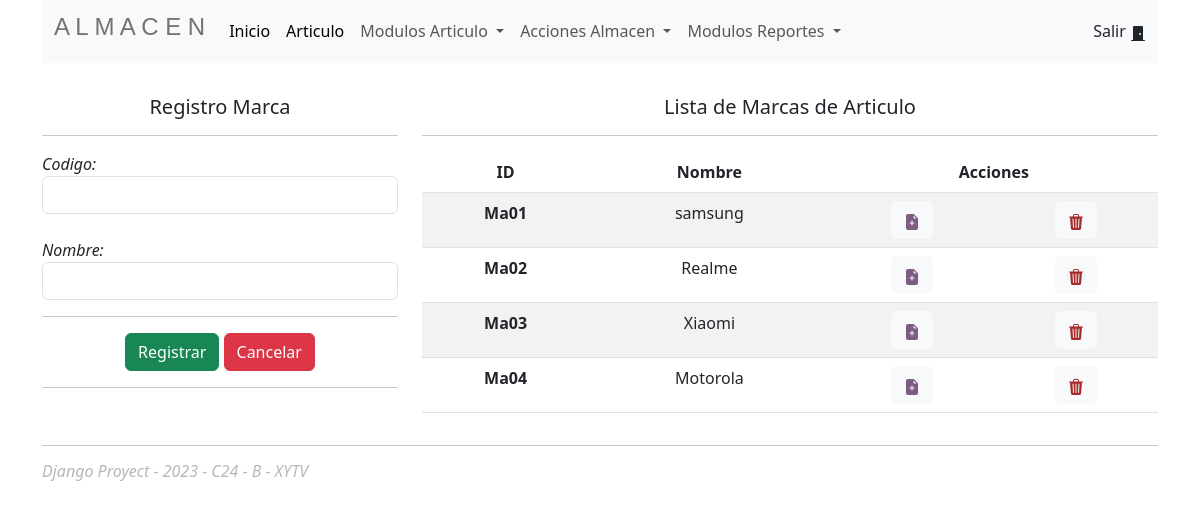
The page /marca (signed in) on the database its author committed.
### Almacen/models.py (models this page shows, shortened)
class Marca(models.Model):
    codigo=models.CharField(primary_key=True, max_length=6)
    nombre=models.CharField(max_length=60)

### Almacen/views.py (the view)
# urls.py: path('marca',views.marca,name='marca'),
@login_required
def marca(request):
    marcas = Marca.objects.all()
    context = {"marcas":marcas}
    return render(request, template_gestion_marca,context)

### Almacen/templates/articulo/marca/GestionMarca.html (shortened to what this page needs)
{% extends 'base/index.html' %}
{% block content %}
<div class="row pt-3">
    <div class="col-4 pt-3">
        <h5 class=" text-center">Registro Marca</h5>
        <hr>
        <form action="/marca/registrarmarca" method="post">
            <div class="row">
                <div class="col">
                    <div>
                        <label><em>Codigo:</em></label>
                        <input type="text" name="txtCodigo" class="form-control">
                    </div><br>
                    <div>
                        <label><em>Nombre:</em></label>
                        <input type="text" name="txtNombre" class="form-control">
                    </div>
                </div>
            </div>
            <hr>
            <div class="text-center d-grid gap-2 d-md-block">
                <button class="btn btn-success" type="submit">Registrar</button>
                <button class="btn btn-danger" type="reset">Cancelar</button>
            </div>
            <hr>
        </form>
    </div>
    <div class="col-8 pt-3 text-center">
        <h5>Lista de Marcas de Articulo</h5>
        <hr>
        <table class="table table-striped table-hover">
            <thead>
                <tr>
                    <th scope="col">ID</th>
                    <th scope="col">Nombre</th>
                    <th scope="col" colspan="2">Acciones</th>
                </tr>
            </thead>
            <tbody>
                {% for m in marcas %}
                <tr>
                    <th scope="row">{{m.codigo}}</th>
                    <td>{{m.nombre}}</td>
                    <td>
                        <button type="button" class="btn btn-light">
                            <a class="editar" href="/marca/edicionmarca/{{m.codigo}}">
                            </a>
                        </button>
                    </td>
                    <td>
                        <button type="button" class="btn btn-light">
                            <a class="eliminar" href="/marca/eliminarmarca/{{m.codigo}}">
                            </a>
                        </button>
                    </td>
                </tr>
                {% endfor %}
            </tbody>
        </table>
    </div>
</div>
{% endblock %}

### Almacen/static/css/style.css (style rules this page uses)
.editar { text-decoration: none; color: rgb(125, 92, 129); }
.eliminar { text-decoration: none; color: brown; }

### rows shown on the page
Marca: codigo "Ma01", nombre "samsung"
Marca: codigo "Ma02", nombre "Realme"
Marca: codigo "Ma03", nombre "Xiaomi"
Marca: codigo "Ma04", nombre "Motorola"
